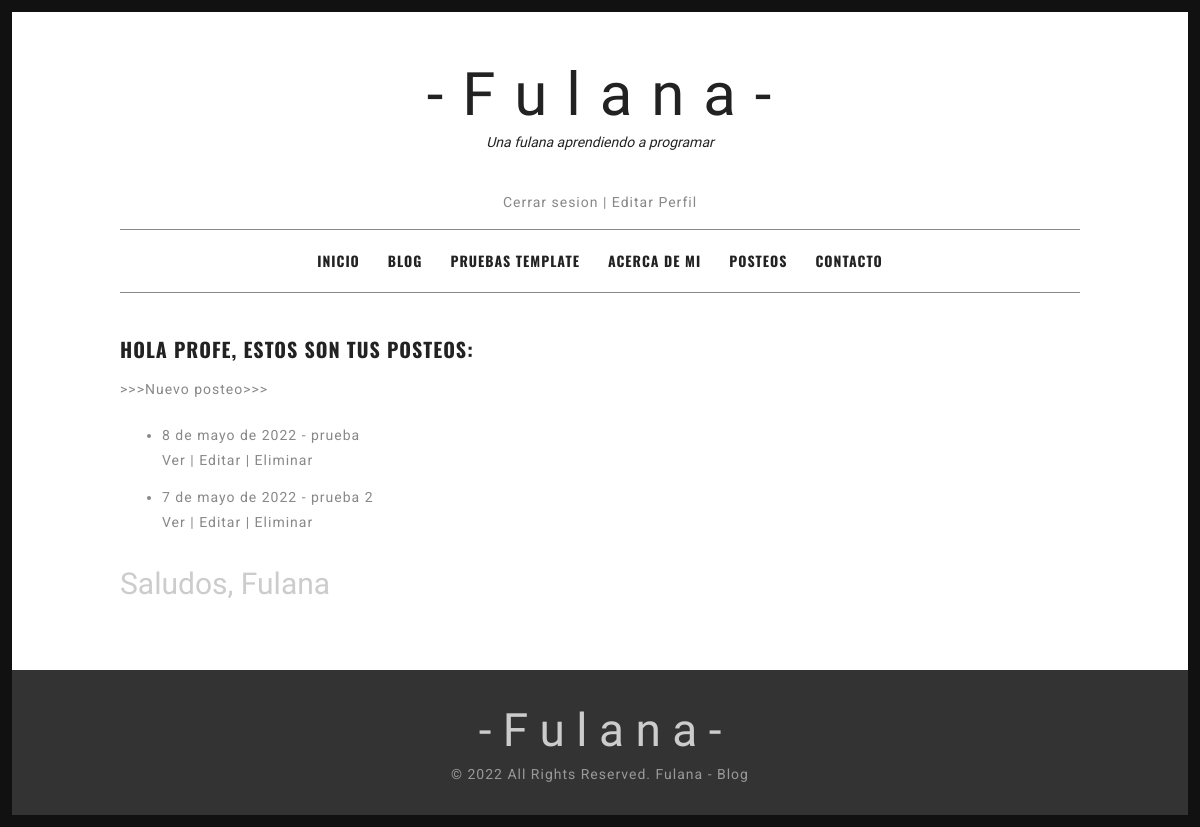
The app's page /AppFulana/TodosMisPosteos/ (signed in), older data.
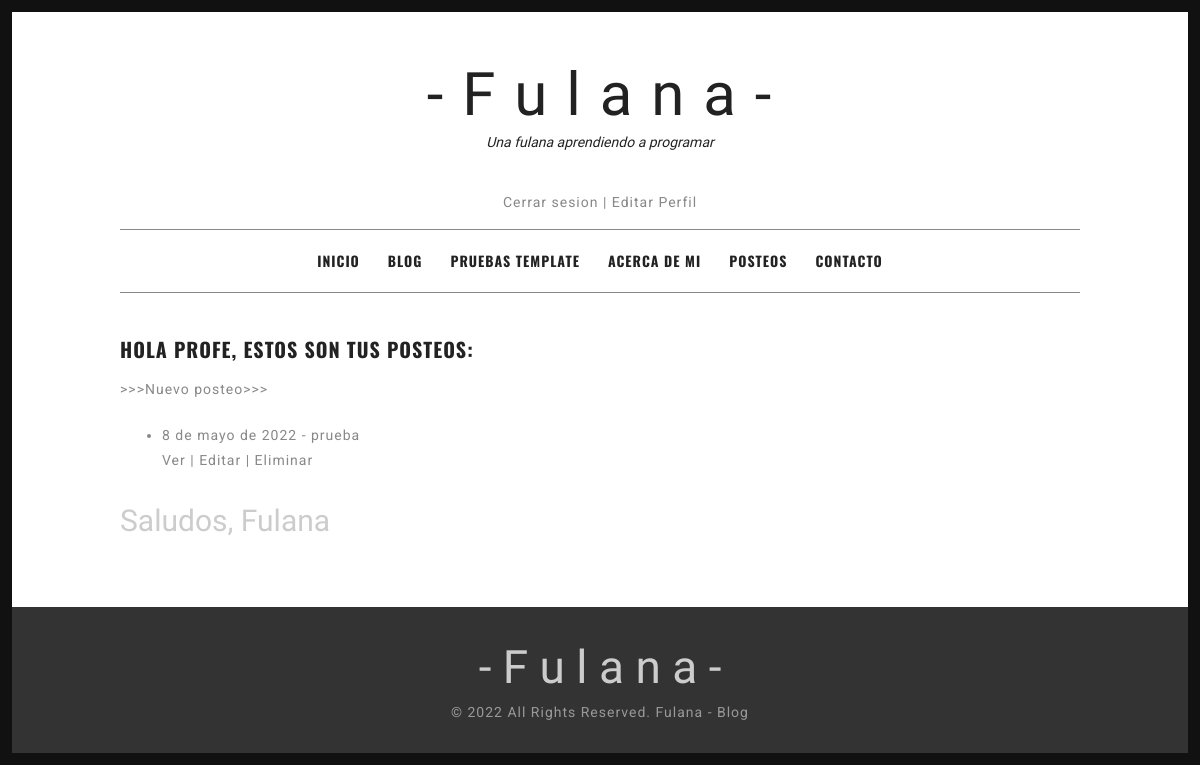
The same page, newer data.
### AppFulana/models.py (models this page shows, shortened)
class Posteo (models.Model):
    fechaPosteo = models.DateField()
    tituloPosteo = models.CharField(max_length=130)
    autorPosteo = models.ForeignKey(User, on_delete=models.CASCADE)
    bodyPosteo = models.TextField()
    class Meta:
        verbose_name = "Posteo"
        verbose_name_plural = "Posteos"

### AppFulana/views.py (the view)
# urls.py: path('TodosMisPosteos/', views.TodosMisPosteos.as_view(), name='TodosMisPosteos'),
class TodosMisPosteos (LoginRequiredMixin, ListView):
    model = Posteo
    template_name = "AppFulana/todosMisPosteos.html"
    def get_queryset(self):
        return Posteo.objects.filter(autorPosteo=self.request.user)

### AppFulana/templates/AppFulana/todosMisPosteos.html (shortened to what this page needs)
{% extends "AppFulana/padre.html" %}
{% load static %}
{% block contenidoModificable %}
<div id="content" class="site-content">
    <div id="primary" class="content-area column full">
        <main id="main" class="site-main">
        <article class="hentry">
        <header class="entry-header">
        <h1 class="entry-title">HOLA {{user}}, ESTOS SON TUS POSTEOS: </h1>
        </header>
        <div class="entry-content">
        <p><a href="{% url 'NuevoPosteo' %}">>>>Nuevo posteo>>></a></p>
        <p>
            {%if user %}
            <ul>{%for posteo in object_list%}
                <li>
                <p>{{posteo.fechaPosteo}} - {{posteo.tituloPosteo}}<br>
                    <a href="{% url 'PostIndividual' posteo.id %}">Ver</a> |
                    <a href="{% url 'Editar' posteo.id %}">Editar</a> |
                    <a href="{% url 'Eliminar' posteo.id %}">Eliminar</a>
                </p>
                </li>
                {%endfor%}
            {%endif%}
            </ul>
        </p>
        <h2 style="font-family: 'Herr Von Muellerhoff';color:#ccc;font-weight:300;">Saludos, Fulana</h2>
        </div>
        </article>
        </main>
    </div>
</div>
</div>
{% endblock %}

Row changes from the older to the newer data that the page shows:
removed Posteo: fechaPosteo "7 de mayo de 2022", tituloPosteo "prueba 2"
